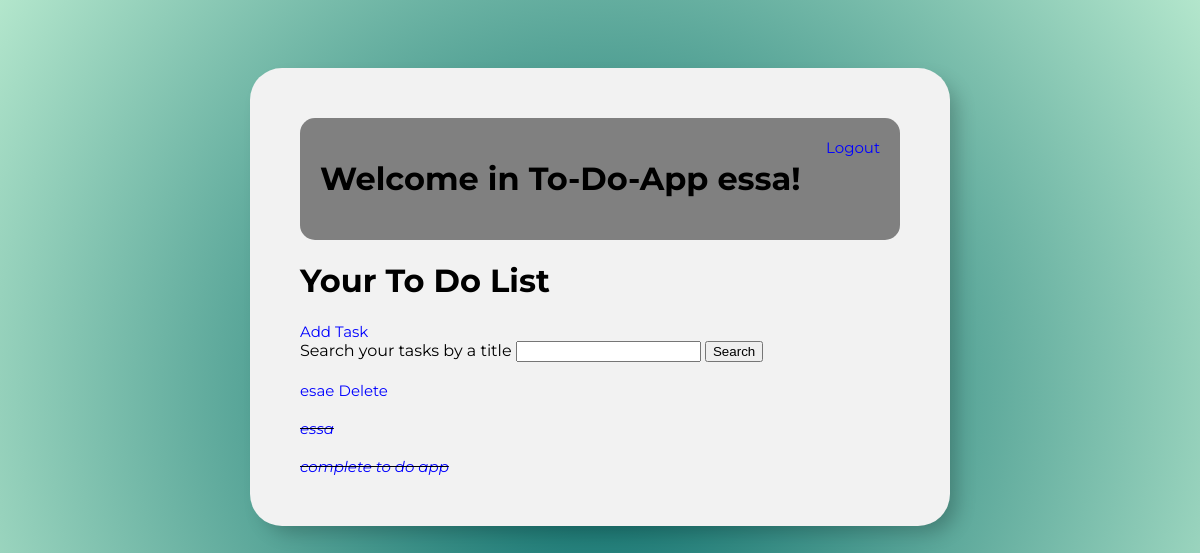
Screenshot of / (signed in) with the database file from the repository.
### base/models.py (models this page shows)
class Task(models.Model):
    user = models.ForeignKey(User, on_delete=models.CASCADE, null =True, blank = True)
    title = models.CharField(max_length=200)
    description = models.TextField(null=True, blank=True)
    complete = models.BooleanField(default=False)
    create = models.DateTimeField(auto_now_add=True)
    def __str__(self):
        return self.title
    class Meta:
        ordering = ['complete']

### base/views.py (the view)
# urls.py: path('', TaskList.as_view(), name='tasks'),
class TaskList(LoginRequiredMixin, ListView):
    model = Task
    context_object_name = 'tasks'
    '''
    Tworzymy metodę w której użytkownik widzi tylko swoje zadania
    w pierwszym context filtrujemy zadania użytkownika, w drugim dostajemy
    zadania, które nie są wykonane
    '''
    def get_context_data(self, *, object_list=None, **kwargs):
        context = super().get_context_data(**kwargs)
        context['tasks'] = context['tasks'].filter(user=self.request.user)
        context['count'] = context['tasks'].filter(complete=False).count()
        search_input = self.request.GET.get('search-area') or ''
        if search_input:
            context['tasks'] = context['tasks'].filter(title__icontains=search_input)
        context['search_input'] = search_input
        return context

### base/templates/base/task_list.html
{% extends 'base/base_layout.html'   %}
{% block content %}
    <div class="bar">
         {% if request.user.is_authenticated %}
        <h1>Welcome in To-Do-App {{request.user}}!</h1>
        <a href="{% url 'logout' %}">Logout</a>
        {% else %}
        <a href="{% url 'login' %}">Login</a>
        {% endif %}
    </div>
    <h1>Your To Do List</h1>
    <a href="{% url 'tasks-create' %}">Add Task</a>
    <form method="GET">
        <label for="search-area">Search your tasks by a title </label>
        <input type="text" name="search-area" id="search-area" value="{{search_input}}">
        <input type="submit" value="Search">
    </form>
    <div class="list_of_tasks">
        {% for task in tasks %} </br>
        <div class="individual-task">
            {% if task.complete %}
                <div class="task.title">
                    <div class="complete-tasks">
                        <i><s><a href="{% url 'tasks-update' task.id %}">{{task}}</a> </s></i>
                    </div>
                </div>
            {% else %}
                <div class="task.title">
                    <div class="incomplete-tasks">
                        <a href="{% url 'tasks-update' task.id %}">{{task}}</a>
                        <a href="{% url 'tasks-delete' task.id %}">Delete</a>
                    </div>
                </div>
            {% endif %}
        </div>
        {% empty %}
            <h3>No tasks to complete. Congratulations!</h3>
        {% endfor %}
    </div>
{% endblock %}

### base/static/style.css (style rules this page uses)
body { font-family: 'Montserrat', sans-serif; background-image: radial-gradient(circle , #006666, #b3e6cc); background-repeat: no-repeat; padding-top: 60px; }
html { height:100%; }
a { font-size: 15px; text-decoration: none; color: blue; }
.bar { display: flex; justify-content: space-between; padding: 20px; border-radius: 15px 15px 15px 15px ; background-color: grey; }

### rows the page displays
Task: title "esae"
Task: title "essa"
Task: title "complete to do app"

### other values shown
{{ request.user }} "essa"
